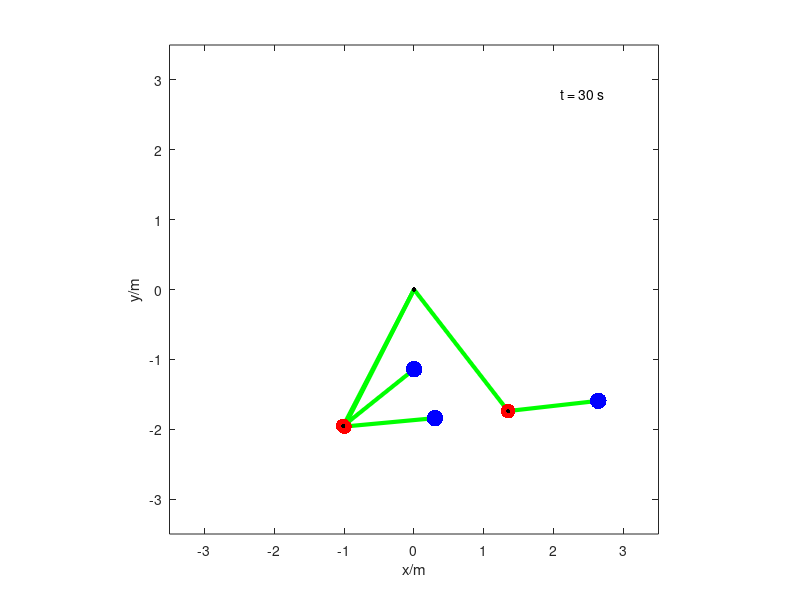

MATLAB code for this plot:
% Pendulul gravitational dublu

clear; close all; clc;
RT=1; % selector real time(1) / slow motion(0)
g=9.80665; % m/s^2; acceleratia gravitationala terestra
% Parametrii fizici ai sistemului mecanic:
L1=2.2; L2=1.3; % m; lungimile tijelor
m1=1.2; m2=1.7; % kg; masele corpurilor
% Conditiile initiale - orice unghiuri intre -180 si +180!
theta10=100; theta20=-10; % grade; unghiurile initiale
theta10=theta10*pi/180; theta20=theta20*pi/180; % conversia in rad
OM10=-30; OM20=20; % grade/s; vitezele unghiulare initiale
OM10=OM10*pi/180; OM20=OM20*pi/180; % conversia in rad/s
% Definirea duratelor caracteristice:
omega1=sqrt(g/L1); omega2=sqrt(g/L2); % pulsatii proprii ale componentelor
T1=2*pi/omega1; T2=2*pi/omega2; % perioade proprii ale componentelor
T=max(T1,T2); % "timp caracteristic" al miscarii pendulului dublu
ti=0; tf=10*T; N=20000; t=linspace(ti,tf,N); dt=t(2)-t(1); % timpul discret
% Prealocare si valori de start petru primul corp:
theta11=zeros(1,N); theta21=theta11; % prealocare unghiuri
OM11=zeros(1,N); OM21=OM11; % prealocare viteze unghiulare
theta11(1)=theta10; theta21(1)=theta20; % unghiuri de start pas 1 al corpului 1
theta11(2)=theta10+OM10*dt; theta21(2)=theta20+OM20*dt; % unghiuri de start pas 2
OM11(1)=OM10; OM21(1)=OM20; % valori de start ale vitezelor unghiulare
% Notatii ajutatoare:
miu=1+m1/m2; % coeficient adimensional
r=L2/L1; % coeficient adimensional
a11=miu; a22=r; % coeficienti diagonala principala (constanti)
tic;
for i=2:N-1 % ciclul recurentelor
    aux=theta21(i)-theta11(i);
    a21=cos(aux); a12=a21*r; % coeficienti diagonala secundara (variabili)
    % Pentru vitezele unghiulare curente folosim derivatele la stanga:
    OM12(i)=(theta11(i)-theta11(i-1))/dt; % viteza corpului 1 la pasul i
    OM22(i)=(theta21(i)-theta21(i-1))/dt; % viteza corpului 2 la pasul i
    b1=r*OM21(i)^2*sin(aux)-g/L1*miu*sin(theta11(i)); % termen "liber" 1
    b2=-OM11(i)^2*sin(aux)-g/L1*sin(theta21(i)); % termen "liber" 2
    A=[a11,a12;a21,a22]; B=[b1;b2]; % matrice sistem si coloana termeni liberi
    E=A\B; % rezolvarea sistemului liniar in forma matriceala
    eps1=E(1); eps2=E(2); % acceleratiile unghiulare curente
    % Recurentele de ordinul II:
    theta11(i+1)=2*theta11(i)-theta11(i-1)+dt^2*eps1; % corp 1
    theta21(i+1)=2*theta21(i)-theta21(i-1)+dt^2*eps2; % corp 2
end;

toc; % afiseaza timpul de calcul al solutiei numerice
% Coordonate carteziene ale corpurilor:
x11=L1*sin(theta11); x21=x11+L2*sin(theta21); % coordonate orizontale
y11=-L1*cos(theta11); y21=y11-L2*cos(theta21); % coordonate verticale

% Prealocare si valori de start petru cel de al doilea corp:
theta12=zeros(1,N); theta22=theta12; % prealocare unghiuri
OM12=zeros(1,N); OM22=OM12; % prealocare viteze unghiulare
theta12(1)=theta10; theta22(1)=theta20; % unghiuri de start pas 1 al corpului 1
theta12(2)=theta10 + ( OM10 + 0.001 )*dt; theta22(2)=theta20+( OM20 + 0.001 )*dt; % unghiuri de start pas 2
OM12(1)= OM10 + 0.001; OM22(1)= OM20 + 0.001; % valori de start ale vitezelor unghiulare

for i=2:N-1 % ciclul recurentelor
    aux=theta22(i)-theta12(i);
    a21=cos(aux); a12=a21*r; % coeficienti diagonala secundara (variabili)
    % Pentru vitezele unghiulare curente folosim derivatele la stanga:
    OM12(i)=(theta12(i)-theta12(i-1))/dt; % viteza corpului 1 la pasul i
    OM22(i)=(theta22(i)-theta22(i-1))/dt; % viteza corpului 2 la pasul i
    b1=r*OM22(i)^2*sin(aux)-g/L1*miu*sin(theta12(i)); % termen "liber" 1
    b2=-OM12(i)^2*sin(aux)-g/L1*sin(theta22(i)); % termen "liber" 2
    A=[a11,a12;a21,a22]; B=[b1;b2]; % matrice sistem si coloana termeni liberi
    E=A\B; % rezolvarea sistemului liniar in forma matriceala
    eps1=E(1); eps2=E(2); % acceleratiile unghiulare curente
    % Recurentele de ordinul II:
    theta12(i+1)=2*theta12(i)-theta12(i-1)+dt^2*eps1; % corp 1
    theta22(i+1)=2*theta22(i)-theta22(i-1)+dt^2*eps2; % corp 2
end;

toc; % afiseaza timpul de calcul al solutiei numerice
% Coordonate carteziene ale corpurilor:
x12=L1*sin(theta12); x22=x12+L2*sin(theta22); % coordonate orizontale
y12=-L1*cos(theta12); y22=y12-L2*cos(theta22); % coordonate verticale

% Prealocare si valori de start petru cel de al treilea corp:
theta13=zeros(1,N); theta23=theta13; % prealocare unghiuri
OM13=zeros(1,N); OM23=OM13; % prealocare viteze unghiulare
theta13(1)=theta10; theta23(1)=theta20; % unghiuri de start pas 1 al corpului 1
theta13(2)=theta10 + ( OM10 + 0.0001 )*dt; theta23(2)=theta20+( OM20 + 0.0001 )*dt; % unghiuri de start pas 2
OM13(1)= OM10 + 0.0001; OM22(1)= OM20 + 0.0001; % valori de start ale vitezelor unghiulare

for i=2:N-1 % ciclul recurentelor
    aux=theta23(i)-theta13(i);
    a21=cos(aux); a12=a21*r; % coeficienti diagonala secundara (variabili)
    % Pentru vitezele unghiulare curente folosim derivatele la stanga:
    OM13(i)=(theta13(i)-theta13(i-1))/dt; % viteza corpului 1 la pasul i
    OM23(i)=(theta23(i)-theta23(i-1))/dt; % viteza corpului 2 la pasul i
    b1=r*OM23(i)^2*sin(aux)-g/L1*miu*sin(theta13(i)); % termen "liber" 1
    b2=-OM13(i)^2*sin(aux)-g/L1*sin(theta23(i)); % termen "liber" 2
    A=[a11,a12;a21,a22]; B=[b1;b2]; % matrice sistem si coloana termeni liberi
    E=A\B; % rezolvarea sistemului liniar in forma matriceala
    eps1=E(1); eps2=E(2); % acceleratiile unghiulare curente
    % Recurentele de ordinul II:
    theta13(i+1)=2*theta13(i)-theta13(i-1)+dt^2*eps1; % corp 1
    theta23(i+1)=2*theta23(i)-theta23(i-1)+dt^2*eps2; % corp 2
end;

toc; % afiseaza timpul de calcul al solutiei numerice
% Coordonate carteziene ale corpurilor:
x13=L1*sin(theta13); x23=x13+L2*sin(theta23); % coordonate orizontale
y13=-L1*cos(theta13); y23=y13-L2*cos(theta23); % coordonate verticale

figure(1);
Lmax=L1+L2; % semilatura cadrului grafic
coef=30; % controleaza dimensiunile grafice ale corpurilor
rg1=coef*m1^(1/3); rg2=coef*m2^(1/3); % raze "grafice"
tic; simt=0; % porneste cronometrul si initializeaza timpul simularii
while simt<=tf % ciclul grafic
  j=abs(t-simt)==min(abs(t-simt)); % cauta cel mai apropiat t din discretizare
  %afisarea primului corp
  plot([0 x11(j) x21(j)],[0 y11(j) y21(j)],'-g','LineWidth',3); hold on; % tije
  xlabel('x/m'); ylabel('y/m');
  plot(0,0,'.k','MarkerSize',10); % articulatie de suspensie
  plot(x11(j),y11(j),'.r','MarkerSize',rg1); % corpul 1
  plot(x11(j),y11(j),'.k','MarkerSize',10); % articulatie corp 1
  plot(x21(j),y21(j),'.b','MarkerSize',rg2); % corpul 2
 
  
  %afisarea celui de al doilea corp
  plot([0 x12(j) x22(j)],[0 y12(j) y22(j)],'-g','LineWidth',3); hold on; % tije
  xlabel('x/m'); ylabel('y/m');
  plot(0,0,'.k','MarkerSize',10); % articulatie de suspensie
  plot(x12(j),y12(j),'.r','MarkerSize',rg1); % corpul 1
  plot(x12(j),y12(j),'.k','MarkerSize',10); % articulatie corp 1
  plot(x22(j),y22(j),'.b','MarkerSize',rg2); % corpul 2
  
  %afisarea celui de al treilea corp
  plot([0 x13(j) x23(j)],[0 y13(j) y23(j)],'-g','LineWidth',3); hold on; % tije
  xlabel('x/m'); ylabel('y/m');
  plot(0,0,'.k','MarkerSize',10); % articulatie de suspensie
  plot(x13(j),y13(j),'.r','MarkerSize',rg1); % corpul 1
  plot(x13(j),y13(j),'.k','MarkerSize',10); % articulatie corp 1
  plot(x23(j),y23(j),'.b','MarkerSize',rg2); % corpul 2
  
  axis([-Lmax Lmax -Lmax Lmax]); axis square; % cadrul grafic
  if RT==1 % real time(1) / slow motion(0)
    simt=toc; % actualizeaza timpul simularii cu ceasul sistemului
    text(3/5*Lmax,4/5*Lmax,['t = ',num2str(round(t(j))),' s']);
  else
    simt=simt+1e-2; % incrementeaza cu o centisecunda
    text(3/5*Lmax,4/5*Lmax,['t=',num2str(round(t(j)*100)),' cs']);
  end
  pause(1e-6); hold off
end